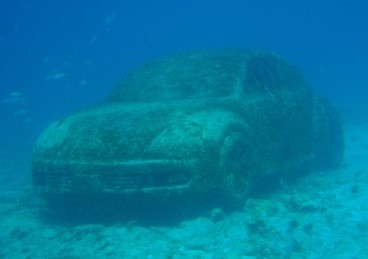
%> input picture InputRaw/Car.jpg, 368 x 259 px; its folder holds only this picture in this run
$ octave Underwater_Demo.m   (GNU Octave 9; MATLAB toolbox functions it lacks are replaced by stand-ins)
%> lines starting %> are read from the running program, lines starting %| are printed output that depends on the picture
### Scripts/Underwater_WhiteBalance.m
function uwb = Underwater_WhiteBalance(I, a, debug)
    uwb = I;

    %Separate Color Masks
    Ir = I(:,:,1); %Red
    Ig = I(:,:,2); %Green

    %Maximum red and green values
    Rmax = double(max(Ir(:))); Gmax = double(max(Ig(:)));

    %Normalize red and green color maps
    Ir_norm = double(Ir) ./ Rmax; Ig_norm = double(Ig) ./ Gmax;

    %Find average read and green color values
    Ravg = mean2(Ir_norm); Gavg = mean2(Ig_norm);

    %Get number of rows and columns for the red color map
    [rows,cols] = size(Ir_norm);
    x = 1:rows; y = 1:cols;

    %Find the pixel locations at which the red values are siginificantly
    %attenuated. This prevents saturation of red in areas that experienced
    %less color loss
    Irc_norm(x,y) = Ir_norm(x,y) + a.*(Gavg - Ravg).*(1 - Ir_norm(x,y)).*Ig_norm(x,y);
    Irc = uint8(Irc_norm * Rmax);

    %Set Red compensated map to original image's Red channel
    uwb(:,:,1) = Irc;

    %Alter illumninance using gray-world assumption
    uwb = chromadapt(uwb,illumgray(uwb));

    %Test Point
    if(debug)
        figure;
        subplot(221), imshow(I), title('Original Image (Before White Balance)');
        subplot(222), imshow(uwb), title('Image After Red Compensation');
        subplot(223), imshow(Ir_norm), title('Original Red Channel Before Compensation');
        subplot(224), imshow(Irc_norm), title('Compensated Red Channel');
        suptitle('Red Channel Compensation Comparison');
    end

end

### Scripts/illumgray.m
function illuminant = illumgray(varargin)
%ILLUMGRAY Illuminant estimation using the Gray World method
%
%   illuminant = ILLUMGRAY(A) estimates the illumination of the scene in
%   the input RGB image A under the assumption that the average color of
%   the scene is gray. To prevent over-exposed and under-exposed pixels
%   from skewing the estimation, the top and bottom 1% of pixels ordered by
%   brightness are excluded from the computation. The illuminant is
%   returned as a 1-by-3 vector of doubles.
%
%   illuminant = ILLUMGRAY(A,[bottomPercentile topPercentile]) specifies
%   the bottom and top percentiles to exclude from the estimation of the
%   illuminant. If a scalar value is specified, it is used for both
%   bottomPercentile and topPercentile. bottomPercentile and topPercentile
%   must both be in [0,100) and their sum cannot exceed 100. If the
%   percentiles are omitted, their values are assumed to be 1.
%
%   illuminant = ILLUMGRAY(___,Name,Value,...) specifies additional options
%   as name-value pairs:
%
%     'Mask'  -  M-by-N logical or numeric array specifying the pixels of
%                the input image A to take into consideration for the
%                estimation of the illuminant. Pixels of A corresponding to
%                zero values in the mask are excluded from the computation.
%
%                Default: true(size(A,1), size(A,2))
%
%     'Norm'  -  Scalar specifying the type of p-norm used in the
%                calculation of the average RGB value in the input image.
%                The p-norm is defined as sum(abs(x)^p)^(1/p).
%
%                Default: 1
%
%   Class Support
%   -------------
%   A must be a real, non-sparse, M-by-N-by-3 RGB image of one
%   of the following classes: uint8, uint16, single or double.
%
%   Notes
%   -----
%   [1] The Gray World algorithm assumes uniform illumination and linear
%   RGB values. If you are working with (non-linear) sRGB images, use the
%   rgb2lin function to undo the gamma correction before using ILLUMGRAY.
%   Additionally, make sure to convert the chromatically adapted image back
%   to sRGB by gamma correcting it for display with the lin2rgb function.
%
%   [2] The 'Mask' parameter is used in addition to the bottomPercentile
%   and topPercentile parameters. When it is used, the bottomPercentile and
%   topPercentile apply to the masked image.
%
%   [3] bottomPercentile specifies the share of dark pixels to exclude from
%   the computation when they are ordered from darkest to brightest.
%   topPercentile specifies the share of bright pixels to exclude when they
%   are ordered from brightest to darkest. For example, in the illustration
%   below, pixels are ordered from darkest to brightest from left to right.
%   The dark pixels to exclude are the 42% darkest. The bright pixels to
%   exclude are the 18% brightest.
%
%            bottomPercentile = 42                topPercentile = 18
%           |-------------------->                    <--------|
%           |                    |                    |        |
%   darkest [--------------------------------------------------] brightest
%           |                    |                    |        |
%           |                pixels taken into consideration   |
%           |                    [--------------------]        |
%
%   Reference
%   ---------
%   Ebner, Marc. The Gray World Assumption, Color Constancy.
%   John Wiley & Sons, 2007. ISBN 978-0-470-05829-9.
%
%   Example 1
%   ---------
%   Correct the white balance of an image using the Gray World algorithm
%
%     % Open an image
%     A = imread('foosball.jpg');
%
%     % Gray World assumes linear RGB values. Therefore,
%     % before applying the algorithm, first linearize
%     % the input image by undoing its gamma correction.
%     A_lin = rgb2lin(A);
%
%     % Estimate the scene illumination excluding the top
%     % and bottom 10% of pixels. Note that, since the
%     % input image has been linearized, the illuminant
%     % is returned in linear RGB space.
%     percentiles = 10;
%     illuminant = illumgray(A_lin, percentiles);
%
%     % Correct colors using the estimated illuminant
%     B_lin = chromadapt(A_lin, illuminant, 'ColorSpace', 'linear-rgb');
%
%     % Apply a gamma correction to the corrected image
%     % in order to display it correctly on the screen.
%     B = lin2rgb(B_lin);
%
%     % Display the original and corrected images
%     figure
%     imshowpair(A,B,'montage')
%     title(['White balancing with Gray World and percentiles=[' ...
%         num2str(percentiles) ' ' num2str(percentiles) ']'])
%
%   See also CHROMADAPT, ILLUMPCA, ILLUMWHITE, LIN2RGB, RGB2LIN.

%   Copyright 2016 The MathWorks, Inc.

[A,percentiles,mask,exponent] = parseInputs(varargin{:});

lowPercentile = percentiles(1);
highPercentile = percentiles(2);

numBins = 2^8;
if ~isa(A,'uint8')
    numBins = 2^16;
end

illuminant = zeros(1,3);
for k = 1:size(A,3)
    plane = A(:,:,k);
    plane = plane(mask);
    if isempty(plane)
        error(message('images:awb:maskExpectedNonZero','Mask'))
    end
    [counts, binLocations] = imhist(plane, numBins);

    cumhistLow = cumsum(counts);
    idxLow = find(cumhistLow > numel(plane) * lowPercentile/100,1,'first');
    minVal = binLocations(idxLow);

    cumhistHigh = cumsum(counts,'reverse');
    idxHigh = find(cumhistHigh > numel(plane) * highPercentile/100,1,'last');
    maxVal = binLocations(idxHigh);

    if isfloat(A)
        % Since the histogram has only 16 bits of precision,
        % loosen the condition to avoid excluding values that
        % would have otherwise been taken into consideration.
        epsilon = 1e-5;
        mask2 = plane <= maxVal+epsilon & plane >= minVal-epsilon;
    else
        mask2 = plane <= maxVal & plane >= minVal;
    end
    pixelValues = im2double(plane(mask2));
    illuminant(k) = norm(pixelValues, exponent) / numel(pixelValues);
end

%--------------------------------------------------------------------------
function [A,percentiles,mask,exponent] = parseInputs(varargin)

narginchk(1,6);

parser = inputParser();
parser.FunctionName = mfilename;

% A
validateImage = @(x) validateattributes(x, ...
    {'single','double','uint8','uint16'}, ...
    {'real','nonsparse','nonempty'}, ...
    mfilename,'A',1);
parser.addRequired('A', validateImage);

% Bottom and top percentiles to ignore
defaultPercentiles = 1;
validatePercentiles = @(x) validateattributes(x, ...
    {'numeric'}, ...
    {'real','nonsparse','nonempty','nonnan','vector','nonnegative','<',100}, ...
    mfilename,'[bottomPercentile topPercentile]',2);
parser.addOptional('percentiles', ...
    defaultPercentiles, ...
    validatePercentiles);

% NameValue 'Mask'
defaultMask = true;
validateMask = @(x) validateattributes(x, ...
    {'logical','numeric'}, ...
    {'real','nonsparse','nonempty','2d','nonnan'}, ...
    mfilename,'Mask');
parser.addParameter('Mask', ...
    defaultMask, ...
    validateMask);

% NameValue 'Norm'
defaultNorm = 1;
validateNorm = @(x) validateattributes(x, ...
    {'numeric'}, ...
    {'real','nonsparse','nonempty','nonnan','scalar','positive'}, ...
    mfilename,'Norm');
parser.addParameter('Norm', ...
    defaultNorm, ...
    validateNorm);

parser.parse(varargin{:});
inputs = parser.Results;
A           = inputs.A;
percentiles = double(inputs.percentiles);
mask        = inputs.Mask;
exponent    = double(inputs.Norm);

% Additional validation

% A must be MxNx3 RGB
validColorImage = (ndims(A) == 3) && (size(A,3) == 3);
if ~validColorImage
    error(message('images:validate:invalidRGBImage','A'));
end

if isscalar(percentiles)
    percentiles = [percentiles percentiles];
else
    validateattributes(percentiles, ...
        {'numeric'},{'vector','numel',2}, ...
        mfilename,'percentiles',2);
end

if (sum(percentiles) > 100)
    error(message('images:awb:percentilesMustNotOverlap', ...
        '[bottomPercentile topPercentile]',2, ...
        num2str(percentiles(1)), num2str(percentiles(2)), ...
        num2str(sum(percentiles))))
end

if isequal(mask, defaultMask)
    mask = true(size(A,1),size(A,2));
end

% The sizes of A and Mask must agree
if (size(A,1) ~= size(mask,1)) || (size(A,2) ~= size(mask,2))
    error(message('images:validate:unequalNumberOfRowsAndCols','A','Mask'));
end

% Convert to logical
mask = logical(mask);

### Scripts/Underwater_Demo.m
%% House Keeping
clear;
clc;
projectPath = 'E:\Rowan Repos\RowanSP18_2\Computer Vision\Project';
addpath(genpath(projectPath));

%% Multiple Image Demo
files = dir(fullfile([projectPath '\InputRaw'], '*.jpg'));

[length,~] = size(files);

    for j = 0:length-1
        if(mod(j,4) == 0)
            figure;
        end
        I = imread(files(j+1).name);
%> I is the input picture: size 259x368x3 uint8; mean R, G, B 1.9, 121.7, 159
        uwb = Underwater_WhiteBalance(I, 1, false);
%> in Underwater_WhiteBalance, `Ir = I(:,:,1);`:
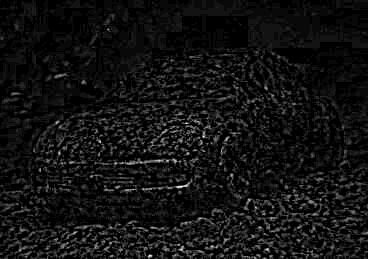
%> Ir: size 259x368 uint8; min 0, max 26, mean 1.9; drawn with min black and max white
%> in Underwater_WhiteBalance, `Ig = I(:,:,2);`:
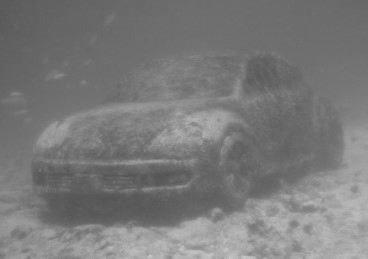
%> Ig: size 259x368 uint8; min 83, max 197, mean 121.7
%> in Underwater_WhiteBalance, `Rmax = double(max(Ir(:)))`: Rmax = 26
%> in Underwater_WhiteBalance, `Gmax = double(max(Ig(:)))`: Gmax = 197
%> in Underwater_WhiteBalance, `Ig_norm = double(Ig) ./ Gmax`:
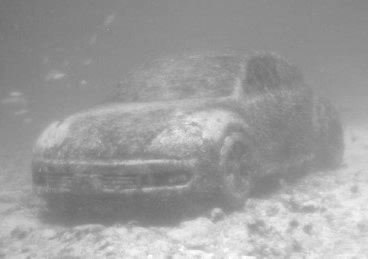
%> Ig_norm: size 259x368 double; min 0.421, max 1, mean 0.618
%> in Underwater_WhiteBalance, `Ravg = mean2(Ir_norm)`: Ravg = 0.0713
%> in Underwater_WhiteBalance, `Gavg = mean2(Ig_norm)`: Gavg = 0.618
%> in Underwater_WhiteBalance, `Irc_norm(x,y) = Ir_norm(x,y) + a.*(Gavg - Ravg).*(1 - Ir_norm(x,y)).*I..`:
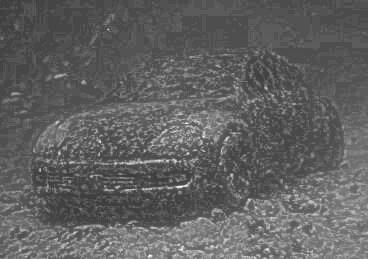
%> Irc_norm: size 259x368 double; min 0.23, max 1, mean 0.383
%> in Underwater_WhiteBalance, `Irc = uint8(Irc_norm * Rmax);`:
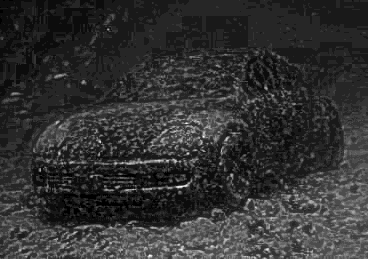
%> Irc: size 259x368 uint8; min 6, max 26, mean 10; drawn with min black and max white
%> in illumgray, `[A,percentiles,mask,exponent] = parseInputs(varargin{:});`: mask: size 259x368 logical; every value is 1
%> in illumgray, `[A,percentiles,mask,exponent] = parseInputs(varargin{:});`: percentiles = [1 1]; exponent = 1
%> the loop in illumgray, `for k = 1:size(A,3)` made 1 pass
%> (idxLow, minVal) on pass 1: (8, 7)
%> the run ends on the next line

$ run again, on InputRaw/Shark.jpg
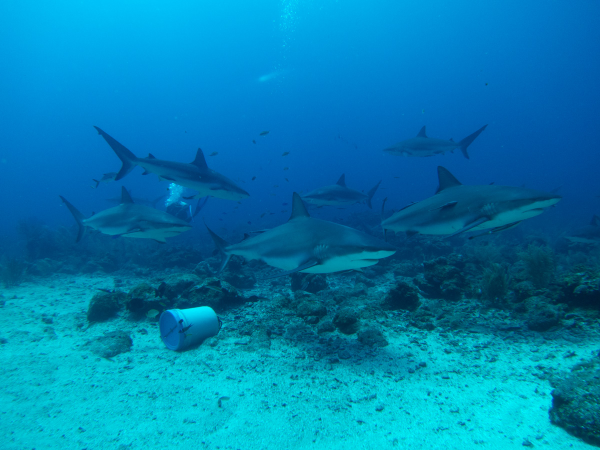
%> input picture InputRaw/Shark.jpg, 1200 x 900 px (shown at 1/2 size)
%> I is the input picture: size 900x1200x3 uint8; mean R, G, B 0.9, 125.9, 173.4
%> in Underwater_WhiteBalance, `Ig = I(:,:,2);`:
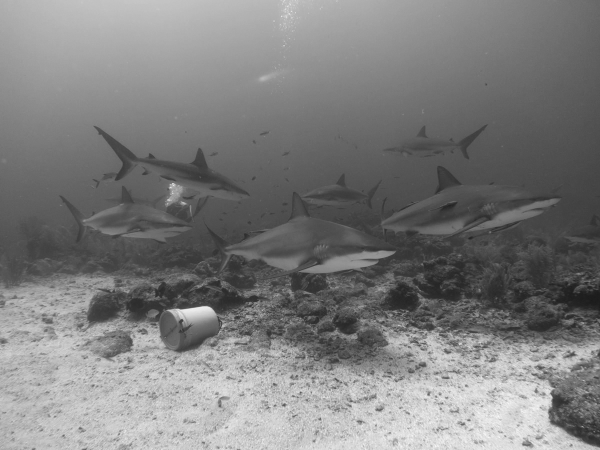
%> Ig: size 900x1200 uint8 (shown at 1/2 size); min 26, max 255, mean 125.9
%> Rmax = 20
%> Gmax = 255
%> Ravg = 0.043
%> Gavg = 0.494
%> in Underwater_WhiteBalance, `Irc_norm(x,y) = Ir_norm(x,y) + a.*(Gavg - Ravg).*(1 - Ir_norm(x,y)).*I..`:
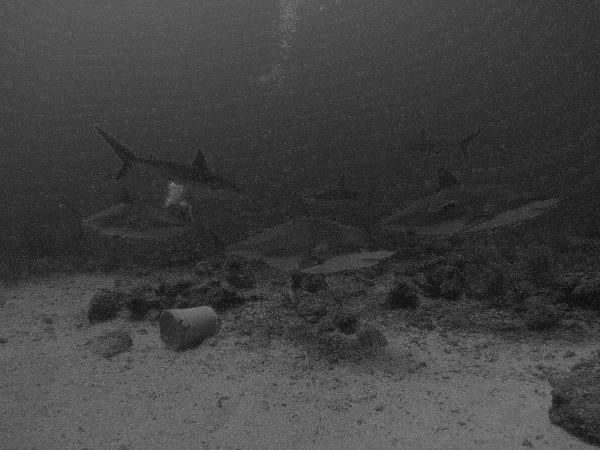
%> Irc_norm: size 900x1200 double (shown at 1/2 size); min 0.046, max 1, mean 0.255
%> mask: size 900x1200 logical; every value is 1
%> percentiles = [1 1]; exponent = 1
%> the loop in illumgray, `for k = 1:size(A,3)` made 1 pass
%> (idxLow, minVal) on pass 1: (3, 2)

$ run again, on InputRaw/Shark2.jpg
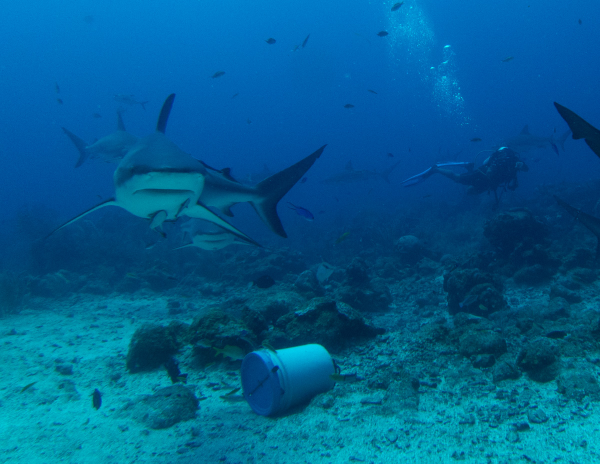
%> input picture InputRaw/Shark2.jpg, 1200 x 927 px (shown at 1/2 size)
%> I is the input picture: size 927x1200x3 uint8; mean R, G, B 1, 93.3, 142.5
%> Rmax = 67
%> Gmax = 255
%> in Underwater_WhiteBalance, `Ir_norm = double(Ir) ./ Rmax`:
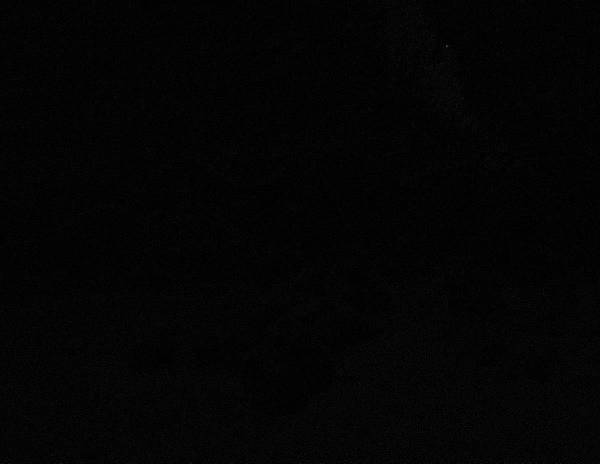
%> Ir_norm: size 927x1200 double (shown at 1/2 size); min 0, max 1, mean 0.0155
%> Ravg = 0.0155
%> Gavg = 0.366
%> in Underwater_WhiteBalance, `Irc_norm(x,y) = Ir_norm(x,y) + a.*(Gavg - Ravg).*(1 - Ir_norm(x,y)).*I..`:
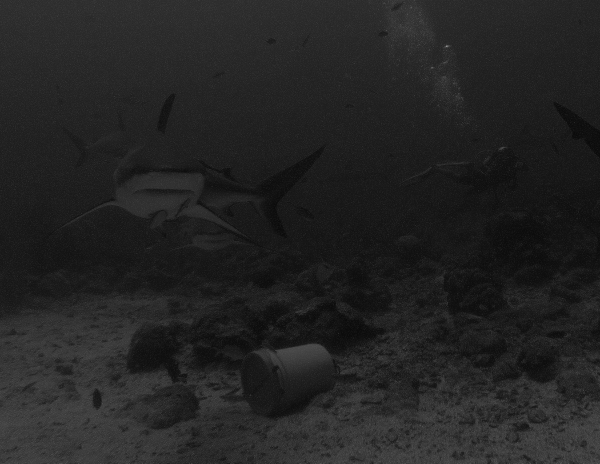
%> Irc_norm: size 927x1200 double (shown at 1/2 size); min 0.033, max 1, mean 0.142
%> mask: size 927x1200 logical; every value is 1
%> percentiles = [1 1]; exponent = 1
%> the loop in illumgray, `for k = 1:size(A,3)` made 1 pass
%> (idxLow, minVal) on pass 1: (5, 4)

$ run again, on InputRaw/Diver.jpg
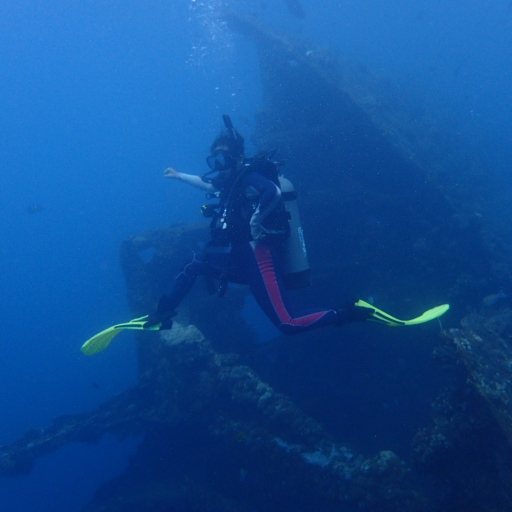
%> input picture InputRaw/Diver.jpg, 1024 x 1024 px (shown at 1/2 size)
%> I is the input picture: size 1024x1024x3 uint8; mean R, G, B 16.6, 76.8, 147.4
%> in Underwater_WhiteBalance, `Ig = I(:,:,2);`:
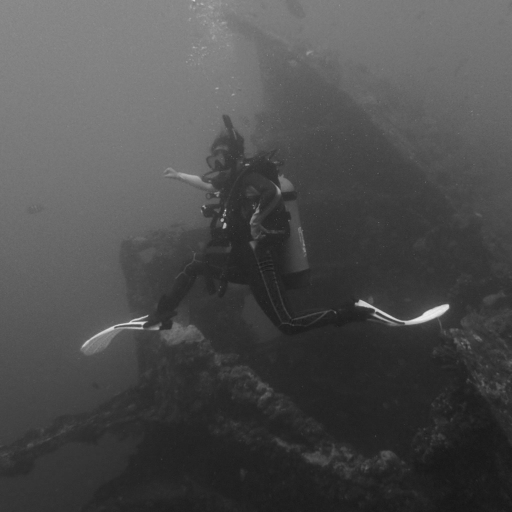
%> Ig: size 1024x1024 uint8 (shown at 1/2 size); min 19, max 242, mean 76.8
%> Rmax = 181
%> Gmax = 242
%> Ravg = 0.092
%> Gavg = 0.317
%> in Underwater_WhiteBalance, `Irc_norm(x,y) = Ir_norm(x,y) + a.*(Gavg - Ravg).*(1 - Ir_norm(x,y)).*I..`:
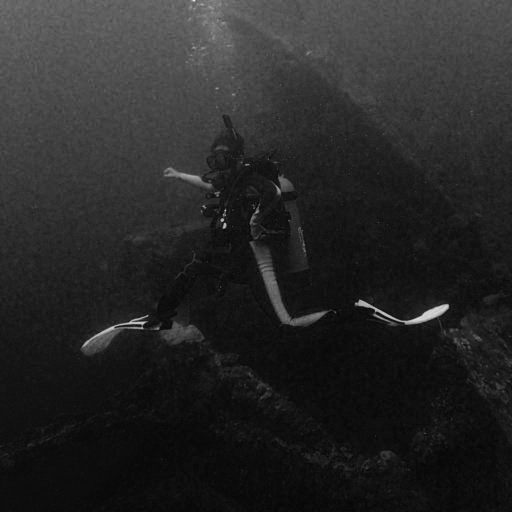
%> Irc_norm: size 1024x1024 double (shown at 1/2 size); min 0.0186, max 1, mean 0.154
%> mask: size 1024x1024 logical; every value is 1
%> percentiles = [1 1]; exponent = 1
%> the loop in illumgray, `for k = 1:size(A,3)` made 1 pass
%> (idxLow, minVal) on pass 1: (7, 6)
